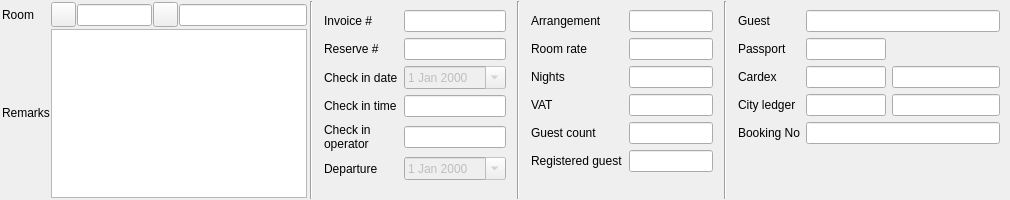
    <widget class="QWidget" name="wMiddle" native="true">
     <property name="sizePolicy">
      <sizepolicy hsizetype="Minimum" vsizetype="Minimum">
       <horstretch>0</horstretch>
       <verstretch>0</verstretch>
      </sizepolicy>
     </property>
     <property name="minimumSize">
      <size>
       <width>0</width>
       <height>0</height>
      </size>
     </property>
     <property name="maximumSize">
      <size>
       <width>16777215</width>
       <height>200</height>
      </size>
     </property>
     <layout class="QHBoxLayout" name="horizontalLayout_2">
      <property name="spacing">
       <number>2</number>
      </property>
      <property name="leftMargin">
       <number>1</number>
      </property>
      <property name="topMargin">
       <number>1</number>
      </property>
      <property name="rightMargin">
       <number>1</number>
      </property>
      <property name="bottomMargin">
       <number>1</number>
      </property>
      <item>
       <widget class="QWidget" name="widget" native="true">
        <layout class="QGridLayout" name="gridLayout">
         <property name="leftMargin">
          <number>1</number>
         </property>
         <property name="topMargin">
          <number>1</number>
         </property>
         <property name="rightMargin">
          <number>1</number>
         </property>
         <property name="bottomMargin">
          <number>1</number>
         </property>
         <property name="spacing">
          <number>1</number>
         </property>
         <item row="0" column="4" rowspan="2">
          <widget class="EQLineEdit" name="leRoom">
           <property name="focusPolicy">
            <enum>Qt::NoFocus</enum>
           </property>
           <property name="readOnly">
            <bool>true</bool>
           </property>
          </widget>
         </item>
         <item row="0" column="2" rowspan="2">
          <widget class="EQLineEdit" name="leRoomCode">
           <property name="maximumSize">
            <size>
             <width>75</width>
             <height>16777215</height>
            </size>
           </property>
           <property name="ShowButton" stdset="0">
            <bool>true</bool>
           </property>
          </widget>
         </item>
         <item row="0" column="0">
          <widget class="QLabel" name="label">
           <property name="text">
            <string>Room</string>
           </property>
          </widget>
         </item>
         <item row="2" column="1" colspan="4">
          <widget class="QTextEdit" name="teRemark">
           <property name="minimumSize">
            <size>
             <width>0</width>
             <height>0</height>
            </size>
           </property>
           <property name="maximumSize">
            <size>
             <width>16777215</width>
             <height>2000</height>
            </size>
           </property>
           <property name="focusPolicy">
            <enum>Qt::ClickFocus</enum>
           </property>
          </widget>
         </item>
         <item row="0" column="1">
          <widget class="QPushButton" name="btnPrevInvoice">
           <property name="minimumSize">
            <size>
             <width>25</width>
             <height>25</height>
            </size>
           </property>
           <property name="maximumSize">
            <size>
             <width>25</width>
             <height>25</height>
            </size>
           </property>
           <property name="focusPolicy">
            <enum>Qt::NoFocus</enum>
           </property>
           <property name="text">
            <string/>
           </property>
           <property name="icon">
            <iconset resource="res.qrc">
             <normaloff>:/images/double-left.png</normaloff>:/images/double-left.png</iconset>
           </property>
          </widget>
         </item>
         <item row="0" column="3">
          <widget class="QPushButton" name="btnNextInvoice">
           <property name="minimumSize">
            <size>
             <width>25</width>
             <height>25</height>
            </size>
           </property>
           <property name="maximumSize">
            <size>
             <width>25</width>
             <height>25</height>
            </size>
           </property>
           <property name="focusPolicy">
            <enum>Qt::NoFocus</enum>
           </property>
           <property name="text">
            <string/>
           </property>
           <property name="icon">
            <iconset resource="res.qrc">
             <normaloff>:/images/double-right.png</normaloff>:/images/double-right.png</iconset>
           </property>
          </widget>
         </item>
         <item row="1" column="0" rowspan="2">
          <widget class="QLabel" name="label_2">
           <property name="text">
            <string>Remarks</string>
           </property>
          </widget>
         </item>
        </layout>
       </widget>
      </item>
      <item>
       <widget class="Line" name="line_3">
        <property name="orientation">
         <enum>Qt::Vertical</enum>
        </property>
       </widget>
      </item>
      <item>
       <widget class="QWidget" name="widget_2" native="true">
        <property name="minimumSize">
         <size>
          <width>200</width>
          <height>0</height>
         </size>
        </property>
        <property name="maximumSize">
         <size>
          <width>200</width>
          <height>16777215</height>
         </size>
        </property>
        <layout class="QGridLayout" name="gridLayout_2">
         <item row="0" column="0">
          <widget class="QLabel" name="label_8">
           <property name="text">
            <string>Invoice #</string>
           </property>
          </widget>
         </item>
         <item row="0" column="1" colspan="2">
          <widget class="EQLineEdit" name="leInvoice">
           <property name="focusPolicy">
            <enum>Qt::NoFocus</enum>
           </property>
           <property name="readOnly">
            <bool>true</bool>
           </property>
          </widget>
         </item>
         <item row="2" column="0">
          <widget class="QLabel" name="label_4">
           <property name="text">
            <string>Check in date</string>
           </property>
          </widget>
         </item>
         <item row="1" column="0">
          <widget class="QLabel" name="label_16">
           <property name="text">
            <string>Reserve #</string>
           </property>
          </widget>
         </item>
         <item row="1" column="1" colspan="2">
          <widget class="EQLineEdit" name="leReserveID">
           <property name="focusPolicy">
            <enum>Qt::NoFocus</enum>
           </property>
           <property name="readOnly">
            <bool>true</bool>
           </property>
          </widget>
         </item>
         <item row="4" column="0">
          <widget class="QLabel" name="label_21">
           <property name="text">
            <string>Check in
operator</string>
           </property>
          </widget>
         </item>
         <item row="4" column="1" colspan="2">
          <widget class="QLineEdit" name="leCheckInOperator">
           <property name="readOnly">
            <bool>true</bool>
           </property>
          </widget>
         </item>
         <item row="2" column="1" colspan="2">
          <widget class="EQDateEdit" name="deCheckin">
           <property name="enabled">
            <bool>false</bool>
           </property>
           <property name="focusPolicy">
            <enum>Qt::NoFocus</enum>
           </property>
           <property name="calendarPopup">
            <bool>true</bool>
           </property>
          </widget>
         </item>
         <item row="3" column="1" colspan="2">
          <widget class="QLineEdit" name="leCheckInTime">
           <property name="maximumSize">
            <size>
             <width>2000</width>
             <height>16777215</height>
            </size>
           </property>
           <property name="focusPolicy">
            <enum>Qt::NoFocus</enum>
           </property>
           <property name="readOnly">
            <bool>true</bool>
           </property>
          </widget>
         </item>
         <item row="3" column="0">
          <widget class="QLabel" name="label_23">
           <property name="text">
            <string>Check in time</string>
           </property>
          </widget>
         </item>
         <item row="7" column="1">
          <spacer name="verticalSpacer">
           <property name="orientation">
            <enum>Qt::Vertical</enum>
           </property>
           <property name="sizeHint" stdset="0">
            <size>
             <width>20</width>
             <height>40</height>
            </size>
           </property>
          </spacer>
         </item>
         <item row="5" column="1" colspan="2">
          <widget class="EQDateEdit" name="deDeparture">
           <property name="enabled">
            <bool>false</bool>
           </property>
           <property name="focusPolicy">
            <enum>Qt::NoFocus</enum>
           </property>
           <property name="calendarPopup">
            <bool>true</bool>
           </property>
          </widget>
         </item>
         <item row="5" column="0">
          <widget class="QLabel" name="label_5">
           <property name="text">
            <string>Departure</string>
           </property>
          </widget>
         </item>
        </layout>
       </widget>
      </item>
      <item>
       <widget class="Line" name="line">
        <property name="orientation">
         <enum>Qt::Vertical</enum>
        </property>
       </widget>
      </item>
      <item>
       <widget class="QWidget" name="widget_3" native="true">
        <property name="minimumSize">
         <size>
          <width>100</width>
          <height>0</height>
         </size>
        </property>
        <property name="maximumSize">
         <size>
          <width>200</width>
          <height>16777215</height>
         </size>
        </property>
        <layout class="QGridLayout" name="gridLayout_4">
         <item row="5" column="1">
          <widget class="EQLineEdit" name="leVatMode">
           <property name="focusPolicy">
            <enum>Qt::NoFocus</enum>
           </property>
           <property name="readOnly">
            <bool>true</bool>
           </property>
          </widget>
         </item>
         <item row="13" column="1">
          <widget class="EQLineEdit" name="leRegisteredGuest">
           <property name="focusPolicy">
            <enum>Qt::NoFocus</enum>
           </property>
           <property name="readOnly">
            <bool>true</bool>
           </property>
          </widget>
         </item>
         <item row="13" column="0">
          <widget class="QLabel" name="label_18">
           <property name="text">
            <string>Registered guest</string>
           </property>
          </widget>
         </item>
         <item row="6" column="0">
          <widget class="QLabel" name="label_17">
           <property name="text">
            <string>Guest count</string>
           </property>
          </widget>
         </item>
         <item row="6" column="1">
          <widget class="EQLineEdit" name="leGuestCount">
           <property name="focusPolicy">
            <enum>Qt::NoFocus</enum>
           </property>
           <property name="readOnly">
            <bool>true</bool>
           </property>
          </widget>
         </item>
         <item row="2" column="0">
          <widget class="QLabel" name="label_24">
           <property name="text">
            <string>Arrangement</string>
           </property>
          </widget>
         </item>
         <item row="2" column="1">
          <widget class="EQLineEdit" name="leArrangement">
           <property name="readOnly">
            <bool>true</bool>
           </property>
          </widget>
         </item>
         <item row="3" column="1">
          <widget class="QLineEdit" name="leRoomRate">
           <property name="focusPolicy">
            <enum>Qt::NoFocus</enum>
           </property>
           <property name="readOnly">
            <bool>true</bool>
           </property>
          </widget>
         </item>
         <item row="5" column="0">
          <widget class="QLabel" name="label_19">
           <property name="text">
            <string>VAT</string>
           </property>
          </widget>
         </item>
         <item row="3" column="0">
          <widget class="QLabel" name="label_9">
           <property name="text">
            <string>Room rate</string>
           </property>
          </widget>
         </item>
         <item row="14" column="1">
          <spacer name="verticalSpacer_3">
           <property name="orientation">
            <enum>Qt::Vertical</enum>
           </property>
           <property name="sizeHint" stdset="0">
            <size>
             <width>20</width>
             <height>40</height>
            </size>
           </property>
          </spacer>
         </item>
         <item row="4" column="0">
          <widget class="QLabel" name="label_10">
           <property name="text">
            <string>Nights</string>
           </property>
          </widget>
         </item>
         <item row="4" column="1">
          <widget class="QLineEdit" name="leNights">
           <property name="focusPolicy">
            <enum>Qt::NoFocus</enum>
           </property>
           <property name="readOnly">
            <bool>true</bool>
           </property>
          </widget>
         </item>
        </layout>
       </widget>
      </item>
      <item>
       <widget class="Line" name="line_2">
        <property name="orientation">
         <enum>Qt::Vertical</enum>
        </property>
       </widget>
      </item>
      <item>
       <widget class="QWidget" name="widget_4" native="true">
        <property name="minimumSize">
         <size>
          <width>0</width>
          <height>0</height>
         </size>
        </property>
        <layout class="QGridLayout" name="gridLayout_5">
         <item row="4" column="1">
          <widget class="EQLineEdit" name="leCityLedgerCode">
           <property name="maximumSize">
            <size>
             <width>80</width>
             <height>16777215</height>
            </size>
           </property>
           <property name="readOnly">
            <bool>true</bool>
           </property>
          </widget>
         </item>
         <item row="0" column="1" colspan="2">
          <widget class="EQLineEdit" name="leGuest">
           <property name="focusPolicy">
            <enum>Qt::NoFocus</enum>
           </property>
           <property name="readOnly">
            <bool>true</bool>
           </property>
          </widget>
         </item>
         <item row="4" column="2">
          <widget class="EQLineEdit" name="leCityLedgerName">
           <property name="focusPolicy">
            <enum>Qt::NoFocus</enum>
           </property>
           <property name="readOnly">
            <bool>true</bool>
           </property>
          </widget>
         </item>
         <item row="3" column="2">
          <widget class="QLineEdit" name="leCardexName">
           <property name="focusPolicy">
            <enum>Qt::NoFocus</enum>
           </property>
           <property name="readOnly">
            <bool>true</bool>
           </property>
          </widget>
         </item>
         <item row="0" column="0">
          <widget class="QLabel" name="label_3">
           <property name="text">
            <string>Guest</string>
           </property>
          </widget>
         </item>
         <item row="4" column="0">
          <widget class="QLabel" name="label_28">
           <property name="text">
            <string>City ledger</string>
           </property>
          </widget>
         </item>
         <item row="1" column="1">
          <widget class="QLineEdit" name="lePassport">
           <property name="maximumSize">
            <size>
             <width>80</width>
             <height>16777215</height>
            </size>
           </property>
           <property name="focusPolicy">
            <enum>Qt::NoFocus</enum>
           </property>
           <property name="readOnly">
            <bool>true</bool>
           </property>
          </widget>
         </item>
         <item row="3" column="1">
          <widget class="QLineEdit" name="leCardex">
           <property name="maximumSize">
            <size>
             <width>80</width>
             <height>16777215</height>
            </size>
           </property>
           <property name="focusPolicy">
            <enum>Qt::NoFocus</enum>
           </property>
           <property name="readOnly">
            <bool>true</bool>
           </property>
          </widget>
         </item>
         <item row="3" column="0">
          <widget class="QLabel" name="label_7">
           <property name="text">
            <string>Cardex </string>
           </property>
          </widget>
         </item>
         <item row="1" column="0">
          <widget class="QLabel" name="label_6">
           <property name="text">
            <string>Passport</string>
           </property>
          </widget>
         </item>
         <item row="6" column="1">
          <spacer name="verticalSpacer_4">
           <property name="orientation">
            <enum>Qt::Vertical</enum>
           </property>
           <property name="sizeHint" stdset="0">
            <size>
             <width>20</width>
             <height>40</height>
            </size>
           </property>
          </spacer>
         </item>
         <item row="5" column="0">
          <widget class="QLabel" name="label_22">
           <property name="text">
            <string>Booking No</string>
           </property>
          </widget>
         </item>
         <item row="5" column="1" colspan="2">
          <widget class="EQLineEdit" name="leBookingNo">
           <property name="readOnly">
            <bool>true</bool>
           </property>
          </widget>
         </item>
        </layout>
       </widget>
      </item>
     </layout>
    </widget>
